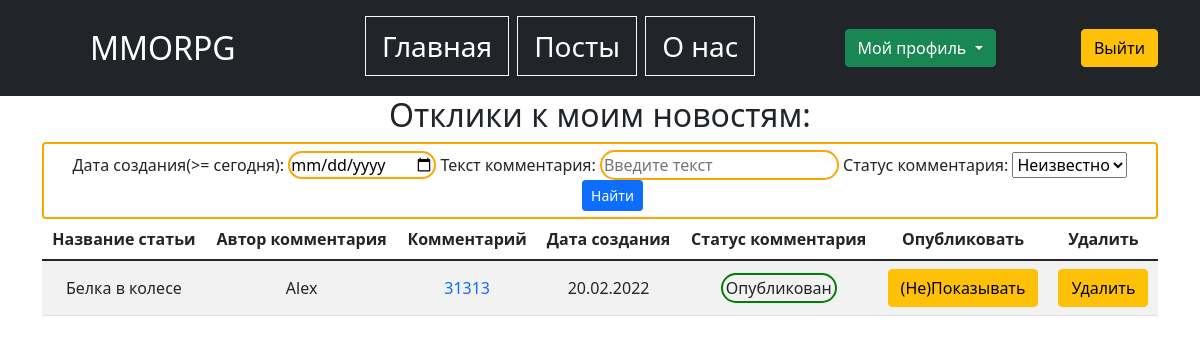
The page /posts/post_responses/ (signed in) on the database as committed earlier.
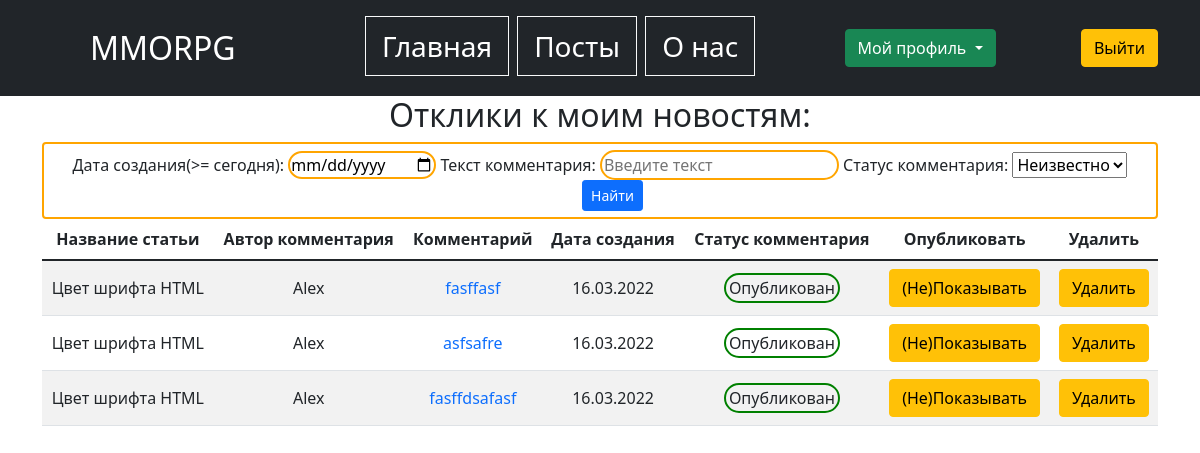
The same page on the database as committed later.
### news/models.py (models this page shows, shortened)
class Comment(models.Model):
    user_comment = models.ForeignKey(User,
                                     on_delete=models.CASCADE,
                                     verbose_name='Автор комментария')
    text_comment = models.TextField(verbose_name='Текст коммента')
    post_comment = models.ForeignKey(Post,
                                     on_delete=models.CASCADE,
                                     related_name='comments_posts',
                                     verbose_name='Комментируемый пост')
    time_comment = models.DateTimeField(auto_now_add=True,
                                        verbose_name='Дата комментария')
    status_comment = models.BooleanField(verbose_name='Статус коммента',
                                         default=False,
                                        )
    objects = StatusComments()
    class Meta:
        verbose_name = 'Комментарий'
        verbose_name_plural = 'Комментарии'

class Post(models.Model):
    Tank = 'Танк'
    Heal = 'Хиллы'
    DD = 'ДД'
    SELLERS = 'Торговцы'
    GILDMASTERS = 'Гилдмастеры'
    KVESTGRS = 'Квестгиверы'
    BLACKSMITHS = 'Кузнецы'
    LEATHERWRKS = 'Кожевники'
    CHEMISTS = 'Зельевары'
    SPELLMASTERS = 'Мастера Заклинаний'
    CATEGORY_CHOICES = [
        (Tank, 'Танк'),
        (Heal, 'Хиллы'),
        (DD, 'ДД'),
        (SELLERS, 'Торговцы'),
        (GILDMASTERS, 'Гилдмастеры'),
        (KVESTGRS, 'Квестгиверы'),
        (BLACKSMITHS, 'Кузнецы'),
        (LEATHERWRKS, 'Кожевники'),
        (CHEMISTS, 'Зельевары'),
        (SPELLMASTERS, 'Мастера Заклинаний')
    ]
    title = models.CharField(unique=True,
                             max_length=128,
                             verbose_name='Название'
                             )
    text = models.TextField(verbose_name='131')
    date_creation = models.DateTimeField(auto_now_add=True)
    category = models.CharField(choices=CATEGORY_CHOICES,
                                default='Tank',
                                verbose_name='Категория',
                                max_length=18
                                )
    author = models.ForeignKey(User,
                               on_delete=models.CASCADE,
                               verbose_name='Автор'
                               )
    rating = models.IntegerField(default=0)
    class Meta:
        verbose_name = 'Пост'
        verbose_name_plural = 'Посты'

### news/views.py (the view)
# urls.py: path('post_responses/', PostResponses.as_view(), name='post_responses'),
class PostResponses(LoginRequiredMixin, TemplateView):
    template_name = 'MMORPG/post_responses.html'
    def get_context_data(self, **kwargs):
        context = super().get_context_data(**kwargs)
        context['post_comments'] = Comment.objects.all().order_by('-time_comment')
        context['filter'] = ResponseFilter(self.request.GET)
        return context

### news/models.py (called while the page is built)
    def get_queryset(self):
        return super().get_queryset().filter(Q(status_comment=False, user_comment=get_current_user()) |
                                             Q(status_comment=False, post_comment__author=get_current_user()) |
                                             Q(status_comment=True)
                                             )

### templates/MMORPG/post_responses.html (shortened to what this page needs)
{% extends 'MMORPG/flatpages/default.html' %}
{% block content %}
  <h2>Отклики к моим новостям:</h2>
  <form method="GET" class="form-control" style="border: 2px solid orange;">
    {{ filter.form}}
    <input type="submit" value="Найти" class="btn btn-primary btn-sm" style="margin-left: 25px;">
  </form>
  <table class="table table-striped">
    <thead>
      <tr>
        <th scope="col">Название статьи</th>
        <th scope="col">Автор комментария</th>
        <th scope="col">Комментарий</th>
        <th scope="col">Дата создания</th>
        <th scope="col">Статус комментария</th>
        <th scope="col">Опубликовать</th>
        <th scope="col">Удалить</th>
      </tr>
    </thead>
    <tbody>
      {%for comment in filter.qs%}
        {% if request.user == comment.post_comment.author %}
          <tr {% if post.id|slugify == request.GET.id %} style="background:yellow" {% endif%}>
              {% include 'MMORPG/comment_instance.html' %}
          </tr>
        {%endif%}
      {% endfor %}
    </tbody>
  </table>
{% endblock %}

### templates/MMORPG/flatpages/default.html (shortened to what this page needs)
{% load static %}
<!doctype html>
<html lang="en">
  <head>
    <link href="{% static 'bootstrap/css/bootstrap.min.css' %}" rel="stylesheet">
  </head>
  <body>
    <nav class="p-3 bg-dark text-white sticky-top ">
        <div class="container">
          <div class="d-flex flex-wrap align-items-center justify-content-center justify-content-lg-start">
            <a href="/home/" class="d-flex align-items-center mb-3 mb-md-0 me-md-auto text-white text-decoration-none">
              <svg class="bi me-2" width="40" height="32"><use xlink:href="#bootstrap"/></svg>
              <span class="fs-2">MMORPG</span>
            </a>
            <button class="navbar-toggler" type="button" data-toggle="collapse" data-target="#navbarTogglerDemo02" aria-controls="navbarTogglerDemo02" aria-expanded="false" aria-label="Toggle navigation">
              <span class="navbar-toggler-icon"></span>
            </button>
            <ul class="nav col-lg-auto me-lg-auto justify-content-center fs-3">
              <li>
                <a class="nav-link px-3 mx-1 mb-1 text-white border border-light" href="{% url 'home_page' %}">Главная</a>
              </li>
              <li>
                <a class="nav-link px-3 mx-1 mb-1 text-white border border-light" href="{% url 'post_list' %}" >Посты</a>
              </li>
              <li>
                <a class="nav-link px-3 mx-1 mb-1 text-white border border-light" href="/about/" >О нас</a>
              </li>
            </ul>
            {% if request.user.is_authenticated %}
              <div class="dropdown px-3 ">
                <button class="btn btn-success dropdown-toggle" type="button" id="dropdownMenuButton1" data-bs-toggle="dropdown" aria-expanded="false">
                  Мой профиль
                </button>
              </div>
              <div class="text-end">
                <button onclick="window.location.href = '/accounts/logout/'" type="button" class="btn btn-warning">Выйти</button>
              </div>
            {%else%}
              <div class="text-end">
                <button onclick="window.location.href = '/accounts/login/'" type="button" class="btn btn-outline-light me-2">Вход</button>
                <button onclick="window.location.href = '/accounts/signup/'" type="button" class="btn btn-warning">Регистрация</button>
              </div>
            {%endif%}
          </div>
        </div>
    </nav>
    <div class="container">
      <div class="row">
        <div class="col-lg-12 text-center">
          {% block content %}{% endblock content %}
        </div>
      </div>
    </div>
  </body>
</html>

### templates/MMORPG/comment_instance.html (shortened to what this page needs)
    <td style='vertical-align: middle;'>{{comment.post_comment.title}}</td>
    <td style='vertical-align: middle;'>{{comment.user_comment}}</td>
    <td style='vertical-align: middle;'><a href="#" style="text-decoration: none;"> {{comment.text_comment}} </a></td>
    <td style='vertical-align: middle;'>{{comment.time_comment|date:'d.m.Y'}}</td>
    <td style='vertical-align: middle;'>
      {% if comment.status_comment %}
          <font style="border: 2px solid green; border-radius: 15px; padding: 2px 3px;">Опубликован</font>
      {% else %}
          <font style="border: 2px solid red; border-radius: 15px; padding: 2px 3px;">Скрыт</font>
      {% endif %}
    </td>
    <td><a class="update_status btn btn-warning" href="#" data-url="{%url 'update_status_comment' comment.id 'public'%}">(Не)Показывать</a></td>
    <td><a class="update_status btn btn-warning" href="#" data-url="{%url 'update_status_comment' comment.id 'delete'%}">Удалить</a></td>

Rows that differ between the two databases and show on the page:
removed Comment: post_comment "Белка в колесе", user_comment "Alex", text_comment "31313", time_comment "20.02.2022", status_comment "Опубликован"
added Comment: post_comment "Цвет шрифта HTML", user_comment "Alex", text_comment "fasffasf", time_comment "16.03.2022", status_comment "Опубликован"
added Comment: post_comment "Цвет шрифта HTML", user_comment "Alex", text_comment "asfsafre", time_comment "16.03.2022", status_comment "Опубликован"
added Comment: post_comment "Цвет шрифта HTML", user_comment "Alex", text_comment "fasffdsafasf", time_comment "16.03.2022", status_comment "Опубликован"
